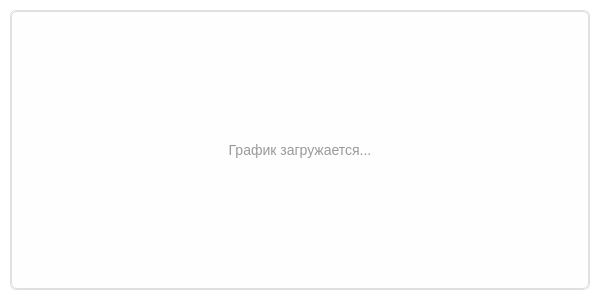
<?xml version="1.0" encoding="UTF-8"?>
<ui version="4.0">
 <class>ChartWidget</class>
 <widget class="QWidget" name="ChartWidget">
  <property name="geometry">
   <rect>
    <x>0</x>
    <y>0</y>
    <width>600</width>
    <height>300</height>
   </rect>
  </property>
  <property name="minimumSize">
   <size>
    <width>0</width>
    <height>250</height>
   </size>
  </property>
  <property name="styleSheet">
   <string notr="true">QWidget#ChartWidget {
    background-color: white;
    border-radius: 8px;
}

QLabel#titleLabel {
    font-size: 16px;
    font-weight: bold;
    color: #1B232A;
    padding: 5px;
}

QPushButton {
    border-radius: 6px;
    padding: 6px 12px;
    font-size: 12px;
    font-weight: bold;
}

QPushButton#btnRefresh {
    background-color: #1B232A;
    color: white;
    border: none;
}

QPushButton#btnRefresh:hover {
    background-color: #D9D9D6;
    color: black;
}

QPushButton#btnExport {
    background-color: #ccab6e;
    color: white;
    border: none;
}

QPushButton#btnExport:hover {
    background-color: #b59456;
}</string>
  </property>
  <layout class="QVBoxLayout" name="verticalLayout">
   <property name="leftMargin">
    <number>10</number>
   </property>
   <property name="topMargin">
    <number>10</number>
   </property>
   <property name="rightMargin">
    <number>10</number>
   </property>
   <property name="bottomMargin">
    <number>10</number>
   </property>
   <item>
    <widget class="QFrame" name="chartContainer">
     <property name="minimumSize">
      <size>
       <width>0</width>
       <height>200</height>
      </size>
     </property>
     <property name="styleSheet">
      <string notr="true">background-color: #FEFEFE;
border: 1px solid #E0E0E0;
border-radius: 6px;</string>
     </property>
     <property name="frameShape">
      <enum>QFrame::Shape::StyledPanel</enum>
     </property>
     <property name="frameShadow">
      <enum>QFrame::Shadow::Raised</enum>
     </property>
     <layout class="QVBoxLayout" name="verticalLayout_2">
      <property name="leftMargin">
       <number>0</number>
      </property>
      <property name="topMargin">
       <number>0</number>
      </property>
      <property name="rightMargin">
       <number>0</number>
      </property>
      <property name="bottomMargin">
       <number>0</number>
      </property>
      <item>
       <widget class="QLabel" name="placeholderLabel">
        <property name="styleSheet">
         <string notr="true">font-size: 14px;
color: #999;
background-color: transparent;</string>
        </property>
        <property name="text">
         <string>График загружается...</string>
        </property>
        <property name="alignment">
         <set>Qt::AlignmentFlag::AlignCenter</set>
        </property>
       </widget>
      </item>
     </layout>
    </widget>
   </item>
  </layout>
 </widget>
 <resources/>
 <connections/>
</ui>
